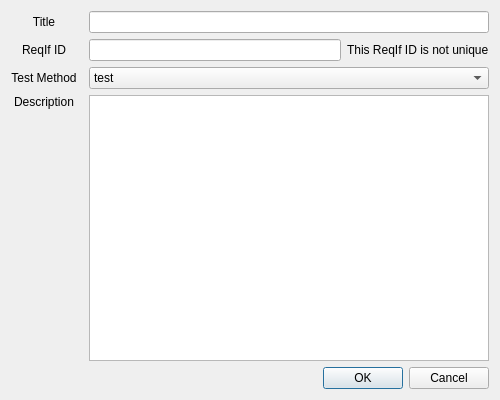
<?xml version="1.0" encoding="UTF-8"?>
<ui version="4.0">
 <class>AddNewRequirementDialog</class>
 <widget class="QDialog" name="AddNewRequirementDialog">
  <property name="geometry">
   <rect>
    <x>0</x>
    <y>0</y>
    <width>500</width>
    <height>400</height>
   </rect>
  </property>
  <property name="windowTitle">
   <string>Add requirement</string>
  </property>
  <layout class="QGridLayout" name="gridLayout">
   <item row="1" column="0">
    <widget class="QLabel" name="IdLabel">
     <property name="text">
      <string>ReqIf ID</string>
     </property>
     <property name="alignment">
      <set>Qt::AlignCenter</set>
     </property>
    </widget>
   </item>
   <item row="0" column="2">
    <widget class="QLineEdit" name="titleLineEdit"/>
   </item>
   <item row="3" column="2">
    <widget class="QComboBox" name="testMethodBox">
     <item>
      <property name="text">
       <string>test</string>
      </property>
     </item>
     <item>
      <property name="text">
       <string>analysis</string>
      </property>
     </item>
     <item>
      <property name="text">
       <string>inspection</string>
      </property>
     </item>
     <item>
      <property name="text">
       <string>review of design</string>
      </property>
     </item>
    </widget>
   </item>
   <item row="4" column="2">
    <widget class="QTextEdit" name="descriptionTextEdit"/>
   </item>
   <item row="3" column="0">
    <widget class="QLabel" name="testMethodLabel">
     <property name="text">
      <string>Test Method</string>
     </property>
     <property name="alignment">
      <set>Qt::AlignCenter</set>
     </property>
    </widget>
   </item>
   <item row="0" column="0">
    <widget class="QLabel" name="titleLabel">
     <property name="sizePolicy">
      <sizepolicy hsizetype="Preferred" vsizetype="Preferred">
       <horstretch>0</horstretch>
       <verstretch>0</verstretch>
      </sizepolicy>
     </property>
     <property name="minimumSize">
      <size>
       <width>0</width>
       <height>0</height>
      </size>
     </property>
     <property name="text">
      <string>Title</string>
     </property>
     <property name="alignment">
      <set>Qt::AlignCenter</set>
     </property>
    </widget>
   </item>
   <item row="4" column="0">
    <widget class="QLabel" name="descriptionLabel">
     <property name="minimumSize">
      <size>
       <width>0</width>
       <height>0</height>
      </size>
     </property>
     <property name="text">
      <string>Description</string>
     </property>
     <property name="alignment">
      <set>Qt::AlignHCenter|Qt::AlignTop</set>
     </property>
     <property name="wordWrap">
      <bool>true</bool>
     </property>
    </widget>
   </item>
   <item row="5" column="0" colspan="3">
    <widget class="QDialogButtonBox" name="buttonBox">
     <property name="sizePolicy">
      <sizepolicy hsizetype="Preferred" vsizetype="Fixed">
       <horstretch>0</horstretch>
       <verstretch>0</verstretch>
      </sizepolicy>
     </property>
     <property name="orientation">
      <enum>Qt::Horizontal</enum>
     </property>
     <property name="standardButtons">
      <set>QDialogButtonBox::Cancel|QDialogButtonBox::Ok</set>
     </property>
    </widget>
   </item>
   <item row="1" column="2">
    <layout class="QHBoxLayout" name="horizontalLayout">
     <item>
      <widget class="QLineEdit" name="idLineEdit">
       <property name="toolTip">
        <string>The #reqif keyword will be added before this ID</string>
       </property>
      </widget>
     </item>
     <item>
      <widget class="QLabel" name="notUniqueIDLabel">
       <property name="enabled">
        <bool>true</bool>
       </property>
       <property name="text">
        <string>This ReqIf ID is not unique</string>
       </property>
      </widget>
     </item>
    </layout>
   </item>
  </layout>
 </widget>
 <tabstops>
  <tabstop>titleLineEdit</tabstop>
  <tabstop>descriptionTextEdit</tabstop>
 </tabstops>
 <resources/>
 <connections>
  <connection>
   <sender>buttonBox</sender>
   <signal>accepted()</signal>
   <receiver>AddNewRequirementDialog</receiver>
   <slot>accept()</slot>
   <hints>
    <hint type="sourcelabel">
     <x>248</x>
     <y>254</y>
    </hint>
    <hint type="destinationlabel">
     <x>157</x>
     <y>274</y>
    </hint>
   </hints>
  </connection>
  <connection>
   <sender>buttonBox</sender>
   <signal>rejected()</signal>
   <receiver>AddNewRequirementDialog</receiver>
   <slot>reject()</slot>
   <hints>
    <hint type="sourcelabel">
     <x>316</x>
     <y>260</y>
    </hint>
    <hint type="destinationlabel">
     <x>286</x>
     <y>274</y>
    </hint>
   </hints>
  </connection>
 </connections>
</ui>
